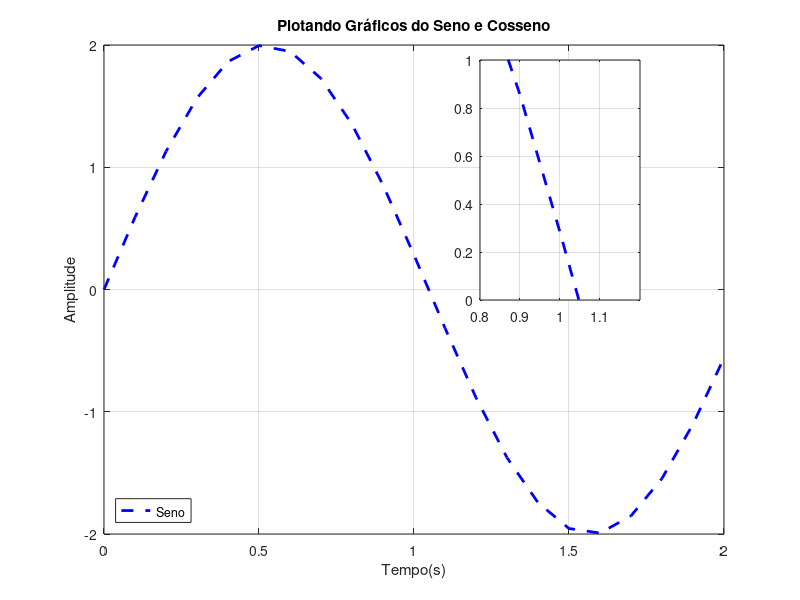

MATLAB code for this plot:
clc;
clearvars;
close all;

t = 0:0.1:2;
y = 2*sin(3*t);

% Customizando o gráfico
figure
plot(t, y, 'b--', 'linewidth', 2), grid;
title('Plotando Gráficos do Seno e Cosseno');
legend('Seno', 'Location', 'southwest');

xlabel('Tempo(s)');
ylabel('Amplitude');

% Ampliando uma região do gráfico
axes('Position', [ 0.6 0.5 0.2 0.4] );
box on
plot(t, y, 'b--', 'linewidth', 2), grid;
xlim([0.8 1.2]);
ylim([0 1]);








